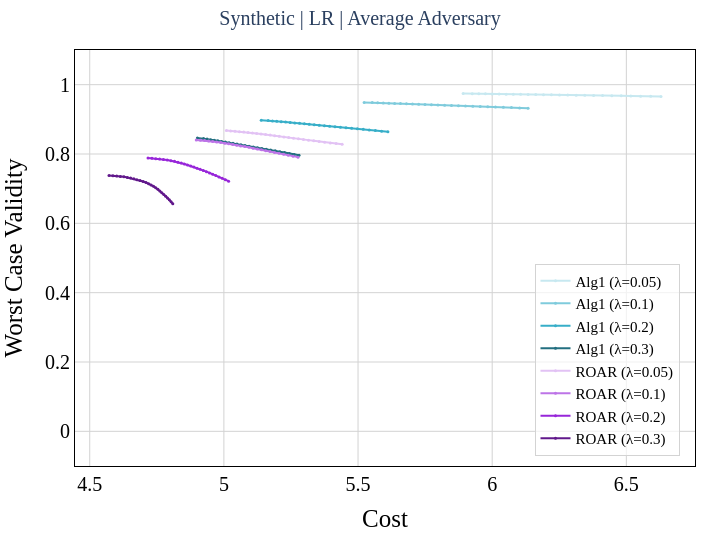

Here is the notebook cell this chart was saved with:
### Code cell
data_map = {'synthetic': 'Synthetic', 'sba': 'Small Business Administration', 'german': 'German', 'income': 'ACS Income'}
model_map = {'lr': 'Logistic Regression', 'nn': 'Neural Network'}

# colors = ['#1f77b4', '#17becf', '#9467bd', '#e377c2', '#2ca02c'] # Synthesis
colors = ['#C7E8F0', "#7FCBDC", "#37AEC8", '#236F80', '#E2C2F4', "#BD74E7", "#9726D9", "#61188B"] # Synthesis
# colors = ['#17becf', '#e377c2', '#2ca02c'] # German
# colors = ['#17becf', '#9467bd', '#e377c2', '#2ca02c'] # SBA

nc = len(colors)
font_family = 'Times New Roman'
font_color = 'black'
width, height = 720, 540

symbols = ['x' for _ in range(len(lambdas))] + ['circle']
size = [7 for _ in range(len(lambdas))] + [5]

fig = go.Figure()
c = 0
for i, alg in enumerate(params["algorithms"]):
    for lamb in lambdas:
        df_alg = df_results_avg.copy()
        df_alg = df_alg[(df_alg['algorithm']==alg) & (df_alg['lambda']==lamb)]
        # df_alg = df_results[(df_results['algorithm'] == alg) & (df_results['lambda']==lamb) & (df_results['alpha']<=0.2)].sort_values(['Cost'], ascending=True).copy().reset_index(drop=True)
        # x, y, mask = find_pareto(df_alg['Cost'], df_alg['Worst Case Validity'], return_index=True)
        # df_alg = pd.DataFrame({'Algorithm': [f"{alg}_(λ={lamb})" for _ in range(len(x))], 'Cost': x, 'Worst Case Validity': y, 'alpha': df_alg['alpha'][mask]})
        x, y = df_alg['Cost'], df_alg['Worst Case Validity']
        df_alg = pd.DataFrame({'Algorithm': [f"{alg}_(λ={lamb})" for _ in range(len(x))], 'Cost': x, 'Worst Case Validity': y, 'alpha': df_alg['alpha']})

        fig.add_trace(go.Scatter(
            x = df_alg['Cost'],
            y = df_alg['Worst Case Validity'],
            marker = dict(color=colors[c], size=3),
            mode = 'lines+markers' if alg != 'wachter' else 'markers',
            name = f"{alg} (λ={lamb})",
            showlegend=True,
            customdata=df_alg['alpha'],
            hovertemplate='Cost: %{x}<br>Validity: %{y}<br>alpha: %{customdata}'
        ))
        c+=1

fig.update_xaxes(
    title=dict(
        text='Cost',
        font=dict(
            family=font_family,
            color=font_color,
            size=25
        )
        ), 
    showline=True, 
    mirror=True,
    linecolor='black', 
    gridcolor='lightgrey', 
    zerolinewidth=1,
    zerolinecolor='lightgrey',
    )


fig.update_yaxes(
    title=dict(
        text='Worst Case Validity',
        font=dict(
            family=font_family,
            color=font_color,
            size=25
        ), 
        ), 
    showline=True, 
    mirror=True,
    linecolor='black', 
    gridcolor='lightgrey',
    zerolinewidth=1,
    zerolinecolor='lightgrey',
    )


fig.update_layout(
    width=width,
    height=height,
    plot_bgcolor='white',
    paper_bgcolor='white',
    margin=dict(t=50,b=25,l=25,r=25),
    title =dict(
        # text=f"{params['data'].capitalize()} | {params['base_model'].upper()} | Average Adversary", 
        text=f"{params['data'].capitalize()} | {params['base_model'].upper()} | WC Adversary", 
        x= 0.5, 
        font=dict(family=font_family, size=20)
        ),
    legend=dict(
        x=0.975, 
        y=0.025, 
        orientation='v',
        xanchor='right',
        font=dict(
            family=font_family,
            color=font_color,
            size=15
            ), 
        bgcolor='rgba(255, 255, 255, 0.7)',
        bordercolor='lightgrey',
        borderwidth=1,
        entrywidth=100.5,
        ),
    xaxis=dict(
        tickfont=dict(
            family=font_family,
            color=font_color,
            size=20,
        ),
    ),
    yaxis=dict(
        tickfont=dict(
            family=font_family,
            color=font_color,
            size=20
        ),
        range=[-0.1,1.1],
    )
)

print(f'{params["data"]}  |  {params["base_model"].upper()}')
fig.show()

### Figure 1 — Plotly figure (JSON) as saved in the notebook; plotly's stock layout.template omitted (floating-point values rounded to 4 significant figures)
{"data": [{"customdata": [0.02, 0.04, 0.06, 0.08, 0.1, 0.12, 0.14, 0.16, 0.18, 0.2, 0.22, 0.24, 0.26, 0.28, 0.3, 0.32, 0.34, 0.36, 0.38, 0.4, 0.42, 0.44, 0.46, 0.48, 0.5], "hovertemplate": "Cost: %{x}<br>Validity: %{y}<br>alpha: %{customdata}", "marker": {"color": "#C7E8F0", "size": 3}, "mode": "lines+markers", "name": "Alg1 (λ=0.05)", "showlegend": true, "type": "scatter", "x": [5.892, 5.926, 5.95, 5.975, 6.0, 6.026, 6.052, 6.079, 6.106, 6.134, 6.162, 6.191, 6.221, 6.251, 6.282, 6.313, 6.345, 6.378, 6.411, 6.446, 6.481, 6.517, 6.553, 6.591, 6.629], "y": [0.9744, 0.9741, 0.9738, 0.9736, 0.9733, 0.973, 0.9727, 0.9724, 0.9721, 0.9718, 0.9715, 0.9711, 0.9708, 0.9704, 0.9701, 0.9697, 0.9694, 0.969, 0.9686, 0.9682, 0.9678, 0.9674, 0.9669, 0.9665, 0.966]}, {"customdata": [0.02, 0.04, 0.06, 0.08, 0.1, 0.12, 0.14, 0.16, 0.18, 0.2, 0.22, 0.24, 0.26, 0.28, 0.3, 0.32, 0.34, 0.36, 0.38, 0.4, 0.42, 0.44, 0.46, 0.48, 0.5], "hovertemplate": "Cost: %{x}<br>Validity: %{y}<br>alpha: %{customdata}", "marker": {"color": "#7FCBDC", "size": 3}, "mode": "lines+markers", "name": "Alg1 (λ=0.1)", "showlegend": true, "type": "scatter", "x": [5.523, 5.553, 5.573, 5.594, 5.615, 5.636, 5.658, 5.68, 5.703, 5.726, 5.749, 5.773, 5.798, 5.823, 5.848, 5.874, 5.901, 5.928, 5.955, 5.983, 6.012, 6.042, 6.072, 6.102, 6.134], "y": [0.9488, 0.9482, 0.9477, 0.9471, 0.9466, 0.946, 0.9454, 0.9448, 0.9442, 0.9436, 0.9429, 0.9423, 0.9416, 0.9409, 0.9402, 0.9395, 0.9387, 0.938, 0.9372, 0.9364, 0.9355, 0.9347, 0.9338, 0.933, 0.932]}, {"customdata": [0.02, 0.04, 0.06, 0.08, 0.1, 0.12, 0.14, 0.16, 0.18, 0.2, 0.22, 0.24, 0.26, 0.28, 0.3, 0.32, 0.34, 0.36, 0.38, 0.4, 0.42, 0.44, 0.46, 0.48, 0.5], "hovertemplate": "Cost: %{x}<br>Validity: %{y}<br>alpha: %{customdata}", "marker": {"color": "#37AEC8", "size": 3}, "mode": "lines+markers", "name": "Alg1 (λ=0.2)", "showlegend": true, "type": "scatter", "x": [5.139, 5.165, 5.181, 5.197, 5.213, 5.23, 5.247, 5.264, 5.282, 5.3, 5.318, 5.337, 5.355, 5.375, 5.394, 5.414, 5.434, 5.455, 5.476, 5.498, 5.519, 5.542, 5.564, 5.588, 5.611], "y": [0.8975, 0.8965, 0.8954, 0.8943, 0.8931, 0.892, 0.8908, 0.8896, 0.8884, 0.8871, 0.8858, 0.8845, 0.8831, 0.8818, 0.8803, 0.8789, 0.8774, 0.8759, 0.8743, 0.8727, 0.8711, 0.8694, 0.8677, 0.8659, 0.8641]}, {"customdata": [0.02, 0.04, 0.06, 0.08, 0.1, 0.12, 0.14, 0.16, 0.18, 0.2, 0.22, 0.24, 0.26, 0.28, 0.3, 0.32, 0.34, 0.36, 0.38, 0.4, 0.42, 0.44, 0.46, 0.48, 0.5], "hovertemplate": "Cost: %{x}<br>Validity: %{y}<br>alpha: %{customdata}", "marker": {"color": "#236F80", "size": 3}, "mode": "lines+markers", "name": "Alg1 (λ=0.3)", "showlegend": true, "type": "scatter", "x": [4.901, 4.924, 4.937, 4.95, 4.964, 4.977, 4.991, 5.005, 5.019, 5.034, 5.049, 5.063, 5.079, 5.094, 5.11, 5.125, 5.141, 5.158, 5.174, 5.191, 5.209, 5.226, 5.244, 5.262, 5.28], "y": [0.8463, 0.8447, 0.8431, 0.8414, 0.8397, 0.838, 0.8362, 0.8344, 0.8326, 0.8307, 0.8287, 0.8267, 0.8247, 0.8227, 0.8205, 0.8184, 0.8161, 0.8138, 0.8115, 0.8091, 0.8066, 0.8041, 0.8015, 0.7989, 0.7961]}, {"customdata": [0.02, 0.04, 0.06, 0.08, 0.1, 0.12, 0.14, 0.16, 0.18, 0.2, 0.22, 0.24, 0.26, 0.28, 0.3, 0.32, 0.34, 0.36, 0.38, 0.4, 0.42, 0.44, 0.46, 0.48, 0.5], "hovertemplate": "Cost: %{x}<br>Validity: %{y}<br>alpha: %{customdata}", "marker": {"color": "#E2C2F4", "size": 3}, "mode": "lines+markers", "name": "ROAR (λ=0.05)", "showlegend": true, "type": "scatter", "x": [5.009, 5.025, 5.041, 5.058, 5.074, 5.09, 5.106, 5.122, 5.139, 5.156, 5.172, 5.189, 5.206, 5.224, 5.241, 5.259, 5.278, 5.297, 5.316, 5.335, 5.355, 5.375, 5.397, 5.418, 5.441], "y": [0.8676, 0.8666, 0.8656, 0.8645, 0.8633, 0.862, 0.8606, 0.8592, 0.8577, 0.8562, 0.8546, 0.8529, 0.8512, 0.8494, 0.8476, 0.8458, 0.8439, 0.842, 0.84, 0.838, 0.836, 0.834, 0.832, 0.8299, 0.8279]}, {"customdata": [0.02, 0.04, 0.06, 0.08, 0.1, 0.12, 0.14, 0.16, 0.18, 0.2, 0.22, 0.24, 0.26, 0.28, 0.3, 0.32, 0.34, 0.36, 0.38, 0.4, 0.42, 0.44, 0.46, 0.48, 0.5], "hovertemplate": "Cost: %{x}<br>Validity: %{y}<br>alpha: %{customdata}", "marker": {"color": "#BD74E7", "size": 3}, "mode": "lines+markers", "name": "ROAR (λ=0.1)", "showlegend": true, "type": "scatter", "x": [4.897, 4.913, 4.928, 4.943, 4.958, 4.973, 4.988, 5.003, 5.018, 5.033, 5.048, 5.063, 5.078, 5.093, 5.109, 5.124, 5.14, 5.156, 5.172, 5.189, 5.206, 5.223, 5.24, 5.258, 5.276], "y": [0.8406, 0.8397, 0.8386, 0.8374, 0.836, 0.8345, 0.8329, 0.8312, 0.8295, 0.8275, 0.8255, 0.8234, 0.8213, 0.8191, 0.8169, 0.8146, 0.8122, 0.8097, 0.8071, 0.8046, 0.802, 0.7993, 0.7965, 0.7938, 0.791]}, {"customdata": [0.02, 0.04, 0.06, 0.08, 0.1, 0.12, 0.14, 0.16, 0.18, 0.2, 0.22, 0.24, 0.26, 0.28, 0.3, 0.32, 0.34, 0.36, 0.38, 0.4, 0.42, 0.44, 0.46, 0.48, 0.5], "hovertemplate": "Cost: %{x}<br>Validity: %{y}<br>alpha: %{customdata}", "marker": {"color": "#9726D9", "size": 3}, "mode": "lines+markers", "name": "ROAR (λ=0.2)", "showlegend": true, "type": "scatter", "x": [4.717, 4.732, 4.746, 4.761, 4.775, 4.789, 4.803, 4.816, 4.829, 4.841, 4.853, 4.864, 4.876, 4.888, 4.9, 4.911, 4.923, 4.935, 4.947, 4.958, 4.97, 4.982, 4.994, 5.006, 5.018], "y": [0.7883, 0.7875, 0.7865, 0.7852, 0.7839, 0.7824, 0.7807, 0.7787, 0.7765, 0.7739, 0.7712, 0.7684, 0.7655, 0.7624, 0.7592, 0.7559, 0.7525, 0.749, 0.7454, 0.7417, 0.7378, 0.7339, 0.7299, 0.7258, 0.7216]}, {"customdata": [0.02, 0.04, 0.06, 0.08, 0.1, 0.12, 0.14, 0.16, 0.18, 0.2, 0.22, 0.24, 0.26, 0.28, 0.3, 0.32, 0.34, 0.36, 0.38, 0.4, 0.42, 0.44, 0.46, 0.48, 0.5], "hovertemplate": "Cost: %{x}<br>Validity: %{y}<br>alpha: %{customdata}", "marker": {"color": "#61188B", "size": 3}, "mode": "lines+markers", "name": "ROAR (λ=0.3)", "showlegend": true, "type": "scatter", "x": [4.572, 4.586, 4.601, 4.614, 4.627, 4.64, 4.652, 4.664, 4.676, 4.688, 4.699, 4.71, 4.72, 4.729, 4.738, 4.746, 4.754, 4.762, 4.769, 4.776, 4.783, 4.79, 4.797, 4.803, 4.81], "y": [0.7377, 0.7373, 0.7365, 0.7354, 0.7341, 0.7324, 0.7304, 0.7283, 0.7259, 0.7234, 0.7207, 0.7177, 0.7144, 0.7106, 0.7067, 0.7025, 0.698, 0.6933, 0.6884, 0.6835, 0.6784, 0.6731, 0.6678, 0.6622, 0.6566]}], "layout": {"height": 540, "legend": {"bgcolor": "rgba(255, 255, 255, 0.7)", "bordercolor": "lightgrey", "borderwidth": 1, "entrywidth": 100.5, "font": {"color": "black", "family": "Times New Roman", "size": 15}, "orientation": "v", "x": 0.975, "xanchor": "right", "y": 0.025}, "margin": {"b": 25, "l": 25, "r": 25, "t": 50}, "paper_bgcolor": "white", "plot_bgcolor": "white", "title": {"font": {"family": "Times New Roman", "size": 20}, "text": "Synthetic | LR | Average Adversary", "x": 0.5}, "width": 720, "xaxis": {"gridcolor": "lightgrey", "linecolor": "black", "mirror": true, "showline": true, "tickfont": {"color": "black", "family": "Times New Roman", "size": 20}, "title": {"font": {"color": "black", "family": "Times New Roman", "size": 25}, "text": "Cost"}, "zerolinecolor": "lightgrey", "zerolinewidth": 1}, "yaxis": {"gridcolor": "lightgrey", "linecolor": "black", "mirror": true, "range": [-0.1, 1.1], "showline": true, "tickfont": {"color": "black", "family": "Times New Roman", "size": 20}, "title": {"font": {"color": "black", "family": "Times New Roman", "size": 25}, "text": "Worst Case Validity"}, "zerolinecolor": "lightgrey", "zerolinewidth": 1}}}
